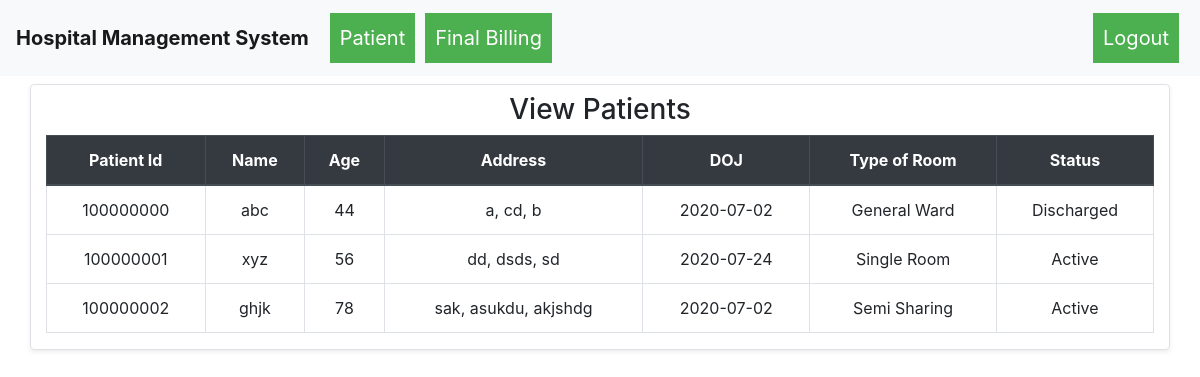
The app's page /patient_list (signed in), older data.
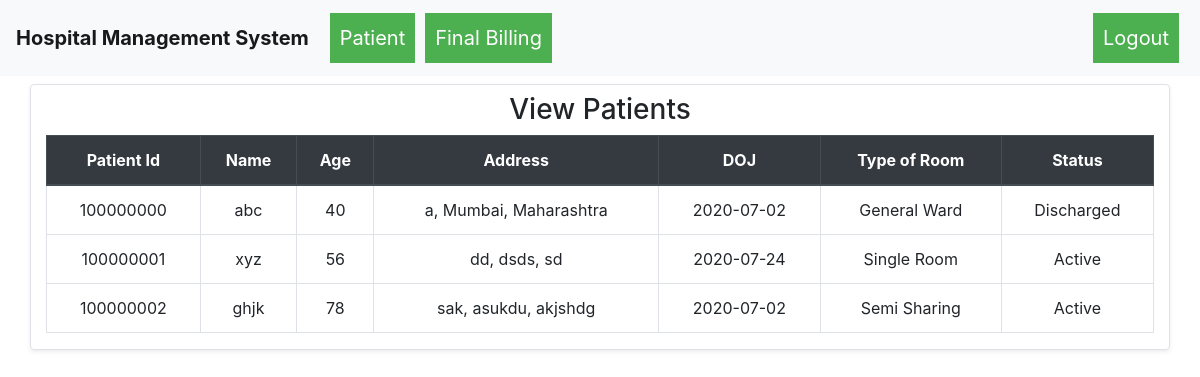
The same page, newer data.
### hospital_management_system/models.py (models this page shows)
class Patient(db.Model):
    __table_args__ = {'sqlite_autoincrement': True}
    id = db.Column(db.Integer, primary_key=True)
    ssid = db.Column(db.String(250), unique=True, nullable=False)
    name = db.Column(db.String(80), nullable=False)
    age = db.Column(db.Integer, nullable=False)
    date_of_admission = db.Column(db.Date, nullable=False)
    type_of_bed = db.Column(db.String(80), nullable=False)
    address = db.Column(db.String(250), nullable=False)
    city = db.Column(db.String(250), nullable=False)
    state = db.Column(db.String(250), nullable=False)
    status = db.Column(db.String(100), nullable=False)

### hospital_management_system/routes.py (the view)
@app.route("/patient_list")
def patient_list():
    if not session.get("username"):
        return redirect("/")
    if session.get("username") != "admin":
        return redirect("/")
    patients = Patient.query.all()
    return render_template("patient_list.html", patient="active", patients=patients, username=session.get("username"))

### hospital_management_system/templates/patient_list.html (shortened to what this page needs)
{% extends "base.html" %}
{% block body %}
    <div class="container">
        <div class="row">
            <div class="col-md-12 shadow-sm rounded border mt-2">
                <h3 class="text-center my-2">View Patients</h3>
                <table class="table table-bordered table-hover">
                    <thead class="thead-dark">
                        <tr>
                            <th class="text-center">Patient Id</th>
                            <th class="text-center">Name</th>
                            <th class="text-center">Age</th>
                            <th class="text-center">Address</th>
                            <th class="text-center">DOJ</th>
                            <th class="text-center">Type of Room</th>
                            <th class="text-center">Status</th>
                        </tr>
                    </thead>
                    <tbody>
                        {% for i in patients %}
                            <tr>
                                <td class="text-center">{{i.id}}</td>
                                <td class="text-center">{{i.name}}</td>
                                <td class="text-center">{{i.age}}</td>
                                <td class="text-center">{{i.address}}, {{i.city}}, {{i.state}}</td>
                                <td class="text-center">{{i.date_of_admission}}</td>
                                <td class="text-center">{{i.type_of_bed}}</td>
                                <td class="text-center">{{i.status}}</td>
                            </tr>
                        {% endfor %}
                    </tbody>
                </table>
            </div>
        </div>
    </div>
{% endblock %}

Row changes from the older to the newer data that the page shows:
changed Patient "abc": age "44" → "40"; city "cd" → "Mumbai"; state "b" → "Maharashtra"
